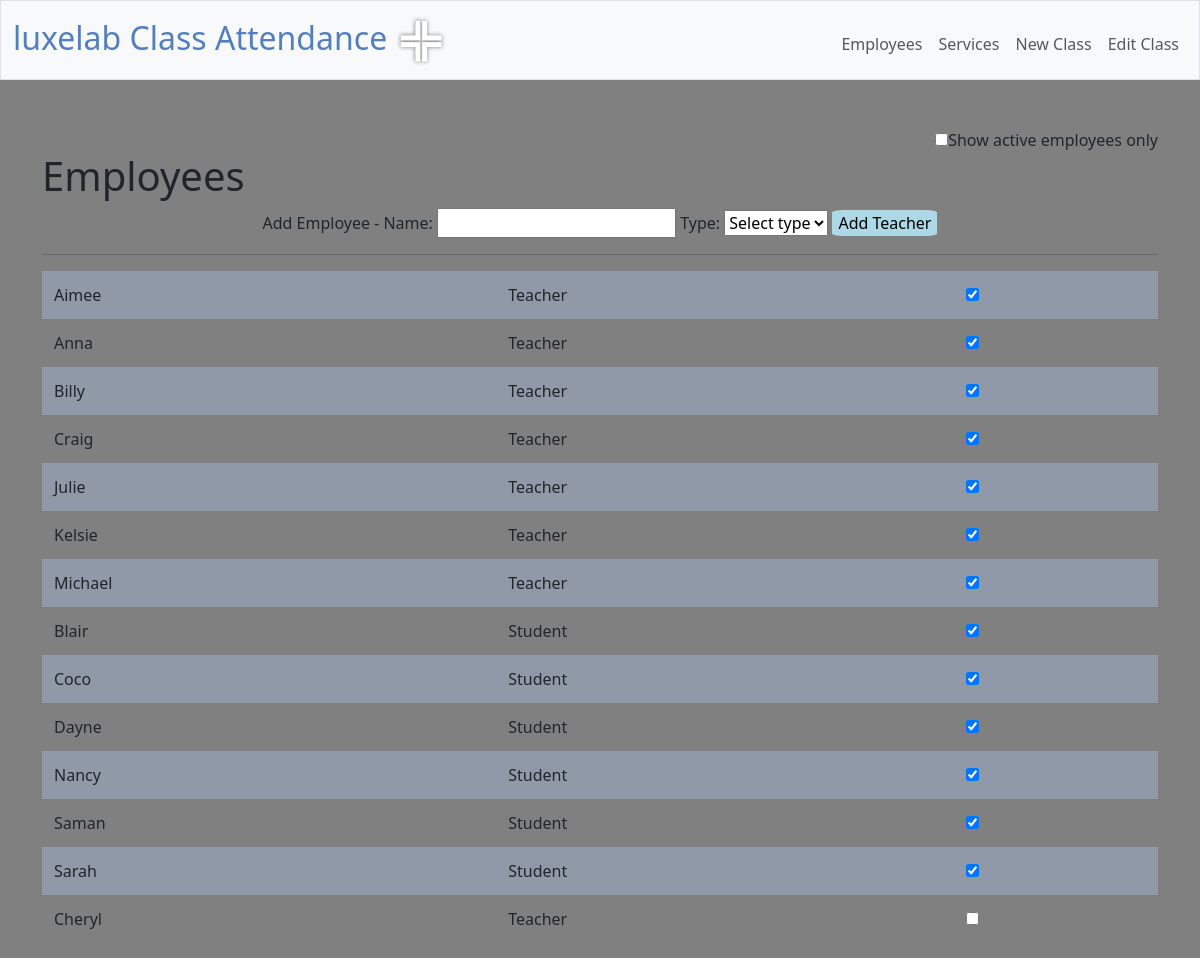
The page /employees on the database its author committed.
### models.py (models this page shows, shortened)
class Base(MappedAsDataclass, DeclarativeBase):
    pass

class Employees(Base):
    __tablename__ = "employees"
    id: Mapped[int] = mapped_column(primary_key=True, init=False)
    name: Mapped[str]
    role: Mapped[int]
    active: Mapped[int]
    class_joins = relationship("Class_join", back_populates="employees")

### app.py (the view)
@app.route("/employees", methods=["GET"])
def employees():
    stmt = text("SELECT * from employees ORDER BY active DESC, role, name")
    with engine.connect() as connection:
        results = []
        for row in connection.execute(stmt):
            result_dict = {
                'id': row[0],
                'name': row[1],
                'role': row[2],
                'active': row[3]
            }
            results.append(result_dict)
    return render_template("./employees.html", results=results)

### app.py (called while the page is built)
@app.after_request
def after_request(response):
    response.headers["Cache-Control"] = "no-cache, no-store, must-revalidate"
    response.headers["Expires"] = 0
    response.headers["Pragma"] = "no-cache"
    return response

### templates/employees.html (shortened to what this page needs)
{% extends "layout.html" %}
{% block main %}
    <div style="text-align: right;"><input name="showActive" id="showActive" type="checkbox"><label for="showActive"> Show active employees only</label></div>
    <div style="text-align: left;">
        <h1>Employees</h1>
    </div>
    <div>
        <form method="post" action="/add_employee">
            Add Employee  -
            Name: <input name="employee_name" type="text" required autocomplete="off">
            Type:
            <select id="role" name="role" required>
                <option value="" selected disabled hidden>Select type</option>
            </select>
            <input type="submit" name="add" value="Add Teacher" style="border-radius: 10%; background-color: lightblue; border: none;">
        </form>
    </div>
    <hr>
    <div>
    {% if results %}
        <form method="post" action="/edit_employee">
        <table  style="text-align: left;">
            {% for result in results %}
            <tr>
                <td>
                    {{ result.name }}
                </td>
                <td name="employee" id="{{result.id}}">
                    {% if result.role == 0 %}
                        Teacher
                    {% else %}
                        Student
                    {% endif %}
                </td>
                <td>
                    <input type="checkbox" name="edit" onclick="changeActiveStatus(this, {{result.id}})" value="1" {% if result.active %} checked {% endif %}>
                </td>
            </tr>
            {% endfor %}
        </table>
        </form>
    {% else %}
        <p>No employees found</p>
    {% endif %}
    </div>
{% endblock %}

### static/styles.css (style rules this page uses)
body { background-color: gray; }
table { background-color: transparent; margin-bottom: 1rem; width: 100%; }
table th, table td { padding: 0.75rem; vertical-align: middle; }
tbody tr:nth-of-type(odd) { background-color: rgb(179, 208, 255, 0.3) }

### rows shown on the page
Employees: name "Aimee", role "Teacher", active "☑"
Employees: name "Anna", role "Teacher", active "☑"
Employees: name "Billy", role "Teacher", active "☑"
Employees: name "Craig", role "Teacher", active "☑"
Employees: name "Julie", role "Teacher", active "☑"
Employees: name "Kelsie", role "Teacher", active "☑"
Employees: name "Michael", role "Teacher", active "☑"
Employees: name "Blair", role "Student", active "☑"
Employees: name "Coco", role "Student", active "☑"
Employees: name "Dayne", role "Student", active "☑"
Employees: name "Nancy", role "Student", active "☑"
Employees: name "Saman", role "Student", active "☑"
Employees: name "Sarah", role "Student", active "☑"
Employees: name "Cheryl", role "Teacher"
